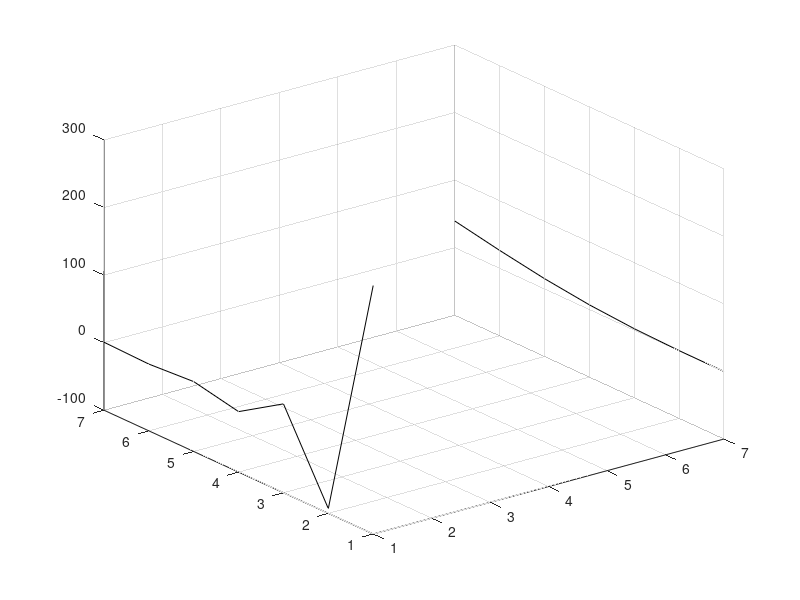
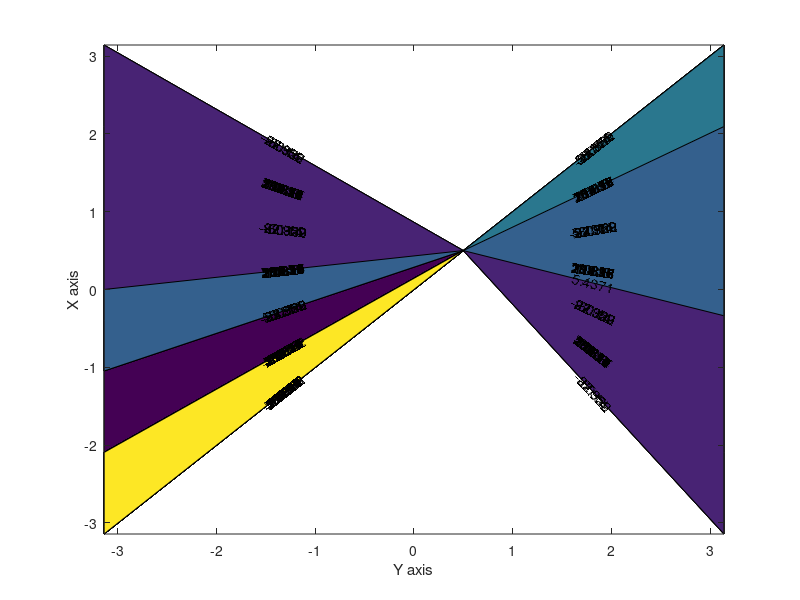

Here is the MATLAB script that generated these plots, in order:
%Travis Franks 1372696 Helmholtz Equation Final Project Gauss Seidel Method
clear all
clc
%Setting the value of X_Internal_Nodes, the number of elements along X-domain:
X_Internal_Nodes = input('Enter value of X_Internal_Nodes, the number of internal nodes for the X-domain: ');
%Setting the value of Y_Internal_Nodes, the number of elements along
%Y-domain:
Y_Internal_Nodes = input('Enter value of Y_Internal_Nodes, the number of internal nodes for the Y-domain: ');
%Setting the value of C (capital lambda in problem statement):
C = input('Enter value of C, the given constant for capital lambda: ');
%Setting the value of Es, the acceptable limit of error for system convergence:
Es = 10^-10;
%Defining L, the length of the X and Y domains:
L = 2 * pi();
%Determining DX and DY, the change of X and Y respectively from element to
%element:
DX = L / (X_Internal_Nodes + 1);
DY = L / (Y_Internal_Nodes + 1);
%Defining coefficients, A and B, that remain constant throughout matrix operations:
A = C - (2 * (DX^2)) - (2 * (DY^2));
B = (DX^2) * (DY^2);
%Determining number of elements  on both X and Y domains, so as to only
%perform the calculation one time for optimization:
N = X_Internal_Nodes + 2; %N = number of X domain values
M = Y_Internal_Nodes + 2; %M = number of Y domain values
%Performing setup for Gauss-Seidel Approximation that will solve for U values
%(unknown solution values over X and Y domains):
U = zeros(N,M);
W = zeros(N,M);
Z = 0; %Z functions as a counter for number of iterations performed during Gauss-Seidel
Error = zeros(N,M-2); %(M-2) rather than just M because the Dirichlet Boundary Conditions cause two rows to have constant values and therefore will have an error of 0 per iteration (optimal to exclude unnecessary repeated calculations) 
Ea = 100; %Provides initial value of Ea, or the relative iterative error, for the Gauss_Seidel Approximation
%Solving for U values defined by Dirichlet Boundary Conditions that will
%remain constant as Gauss Seidel iterations are performed:
for i = 1:N
    U(i,1) = cos(pi() * DX * (i-1)) * cosh((2 * pi()) - (DX * (i-1)));
    U(i,M) = ((i-1) * DX)^2 * sin(((i-1) * DX) / 4);
end
%Defining node indexing points to be used for the general form of the
%discretization:
NN = N-1;
MM = M-1;
%Defining initial Tcheck value for checkpointing every set period of time of
%the Gauss-Seidel loop:
Tcheck = 60; %checkpoint every 60 seconds
%Defining initial timer variable value to be greater than start timer initial value to start timer loop in Gauss-Seidel loop:
T = 0;
Tcounter = 0; %Stores time values for combined loop times, if loop takes less than a minute to run
save('Variables.mat') %Resets variable values before load checkpoint, so code can be run from either the start or load point
%%
%*****To load variables for checkpointing, run starting from this block*****
load('Variables.mat')
%Performing Gauss Seidel Approximation to solve for U values:
if (A ~= 0)%Set condition for just in case the variable coefficient is equal to zero from a poor choice in nodes along X and Y domains, as it will function as a denominator
    while (Ea > Es)
        tic;
        if (Tcounter >= Tcheck) %Saves at least every 60 seconds or every Gauss-Seidel loop iteration, if the iterations take longer
            Tcounter = 0; %Resets time counter to 0
            save('Variables') %Saves variables for checkpointing for start/restart capability
        end
        %Evaluating for U (solution) values defined by Neumann Boundary
        %Conditions that are evaluated by Gauss-Seidel Method
        for j = 2:MM
            W(1,j) = U(1,j); %W saves value of U for error calculation
            U(1,j) = (- 2 * (DY^2) * U(2,j) - (DX^2) * U(1,j-1) - (DX^2) * U(1,j+1)) / A;  %cos((pi() / 2) * (0 + 1)) = 0 so Fi,j = 0, Neumann condition for X = -pi
            Error(1,j) = abs((U(1,j) - W(1,j)) / U(1,j)); %Computes relative error for this calculation inside this iteration
            
            W(N,j) = U(N,j); %W saves value of U for error calculation
            U(N,j) = (- 2 * (DY^2) * U(NN,j) - (DX^2) * U(N,j-1) - (DX^2) * U(N,j+1)) / A; %cos(3 * pi() / 2) = 0 so Fi,j = 0, Neumann condition for X = pi
            Error(N,j) = abs((U(N,j) - W(N,j)) / U(N,j)); %Computes relative error for this calculation inside this iteration
        end
        %Evaluating for general expression (internal nodes):
        for j = 2:MM
            for i = 2:NN
                W(i,j) = U(i,j); %W saves value of U for error calculation
                U(i,j) = (-(DY^2) * U(i-1,j) - (DY^2) * U(i+1,j) - (DX^2) * U(i,j-1) - (DX^2) * U(i,j+1)) / A;
                Error(i,j) = abs((U(i,j) - W(i,j)) / U(i,j)); %Computes relative error for this calculation inside this iteration
            end
        end
        Ea = max(max(Error));
        Z = Z + 1; %Counts the number of loop iterations
        T = toc; %Determines how long the Gauss-Seidel iteration took
        Tcounter = Tcounter + T; %Counts how much time has elapsed since the last variable checkpoint save
    end
else
    disp('Select a different number of nodes for X or Y domain or change the value of C, the given constant for capital lambda.')
end
save('Variables.mat')
%%
%Plotting visualizations for ease of interpretation of results:
load('Variables.mat') %Provides the option of loading the variables directly onto the plot section, if a failure occurs while plotting

figure
surf(U) %Produces surface plot of solution matrix for Helmholtz equation:

%Plotting contour lines of U, the solution matrix for 2-D interpretation of
%results obtained:
X = zeros(N,1);
for i = 1:N
    X(i,1) = -pi() + (i-1) * DX; %Defines values along X-axis for plot, from -pi to pi along X domain
end
Y = zeros(M,1);
for j = 1:M
    Y(j,1) = -pi() + (j-1) * DY; %Defines values along Y-axis for plot, from -pi to pi along Y domain
end
figure
[Matrix, Object] = contourf(Y, X, U); %Plots the contour of the solution matrix
xlabel('Y axis'), ylabel('X axis')
clabel(Matrix, Object) %Labels the peak values for all of the contour lines